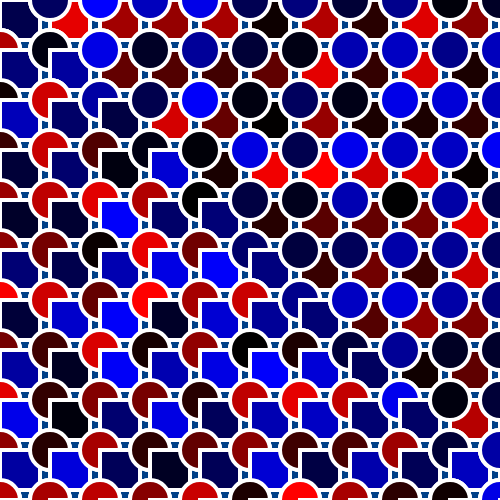
Frame 1 (no input)
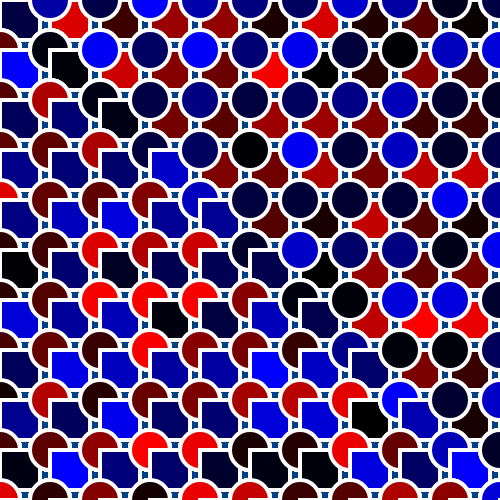
Frame 60 (no input)
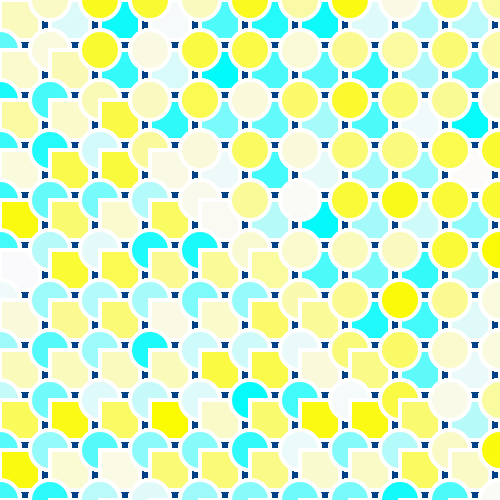
Frame 120 (the mouse pressed at the canvas centre since frame 60)

The p5.js sketch that drew these frames (run headless with seeded random() and noise() and a simulated clock; from frame 60 on, the mouse is pressed at the canvas centre):

// p5.js sketch
// ── sketch.js
/*  
Created by Dawn C. Hayes March, 2017
Modified by Mohammed Younus
*/


function setup() {        //setup function
	createCanvas(500, 500); //creates canvas 500 x 500
	background(0, 64, 135); //sets background color
}                         //setup

function draw() {         //draw function
	strokeWeight(4);        //thickness of stroke
	stroke(255);            //color of stroke

	for (var i = 0; i <= width; i += 50) { // for every i add 50. Spaces rectangles out. 
		for (var j = 0; j <= height; j += 50) { // for every j add 50. Spaces rectangles out.
			fill(mouseX, random(255), mouseY); // fill based on a random value and the mouse position
			ellipse(i, j, 40, 40) // draw at i, j for each rectangle's x and y position.
			fill(mouseY, random(255), mouseX); // fill based on a random value and the mouse position
			rect(j, i, 40, 40); // draw at i, j for each rectangle's x and y position.
			fill(random(255), mouseX, mouseY); // fill based on a random value and the mouse position
			ellipse(j, i, 40, 40) // draw at i, j for each rectangle's x and y position.
			fill (random(255), mouseY, mouseX); // fill based on a random value and the mouse position
			rect(i, j, 40, 40); // draw at i, j for each rectangle's x and y position.
			fill(mouseX, mouseY, random(255)); // fill based on a random value and the mouse position
			ellipse(i, j, 40, 40) // draw at i, j for each rectangle's x and y position.
			fill(mouseY, mouseX, random(255)); // fill based on a random value and the mouse position
			rect(j, i, 40, 40); // draw at i, j for each rectangle's x and y position.
		
		}//for
	}//for
}//draw
